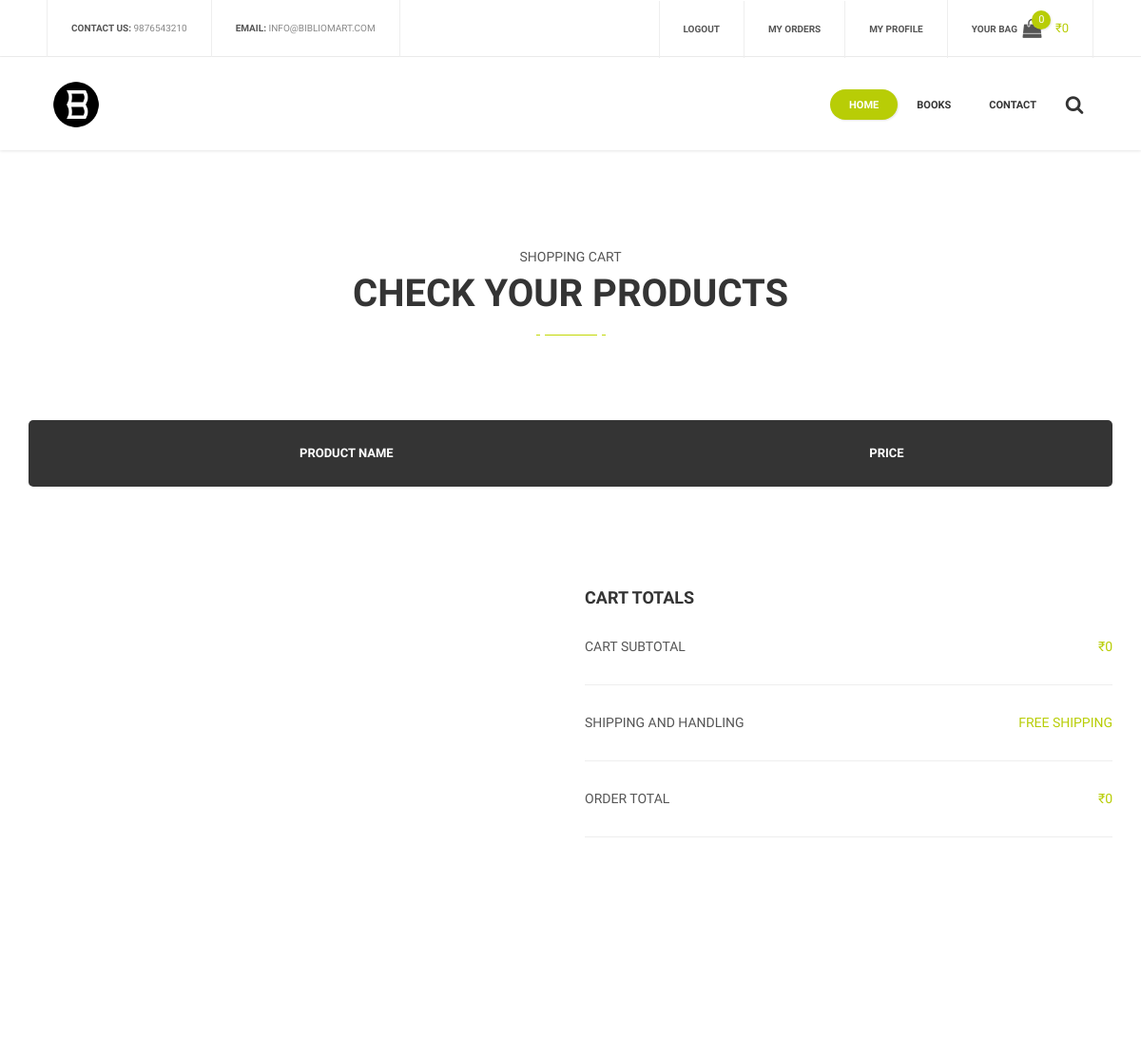
The page /cart (signed in) on the database its author committed.
### models.py (models this page shows, shortened)
class Cart(db.Model):
    __tablename__ = 'cart'
    id = db.Column(db.String,  primary_key=True, unique=True)
    user_id = db.Column(db.String,db.ForeignKey('user.id'))
    total_price = db.Column(db.Float, default=0)
    book_count = db.Column(db.Integer, default=0)
    shipping_charge = db.Column(db.Float, default=0)
    books = db.relationship("Book", secondary="cart_book", viewonly=True)
    user = db.relationship('User',backref=db.backref('cart', lazy='dynamic'))

### app.py (the view, shortened to what this page needs)
@app.route('/cart', methods = ['GET', 'POST'])
def cart():
    if request.method == 'GET':
        if not current_user.is_authenticated:
            return redirect(url_for('login'))
        cart = g.user.cart.first()
        if not cart:
            cart = Cart(g.user.id)
        categories = Category.query.all()
        return render_template('cart.html',page="cart", categories=categories, cart=cart)

### app.py (called while the page is built)
@login_manager.user_loader
def load_user(id):
    return User.query.get(id)

@app.before_request
def before_request():
    g.user = current_user

### templates/cart.html (shortened to what this page needs)
<!DOCTYPE html>
<html lang="en">
<head>
    <link href="{{ url_for('static', filename='css/bootstrap.min.css')}}" rel="stylesheet">
    <link href="{{ url_for('static', filename='css/bootstrap.extension.css')}}" rel="stylesheet">
    <link href="{{ url_for('static', filename='css/style.css')}}" rel="stylesheet">
    <link href="{{ url_for('static', filename='css/swiper.css')}}" rel="stylesheet">
    <link href="{{ url_for('static', filename='css/sumoselect.css')}}" rel="stylesheet">
    <link href="{{ url_for('static', filename='css/font-awesome.min.css')}}" rel="stylesheet">
</head>
<body>
    <div id="content-block">
        {% include 'header.html' %}
        <div class="container">
            <div class="empty-space col-xs-b15 col-sm-b50 col-md-b100"></div>
            <div class="text-center">
                <div class="simple-article size-3 grey uppercase col-xs-b5">shopping cart</div>
                <div class="h2">check your products</div>
                <div class="title-underline center"><span></span></div>
            </div>
        </div>
        <div class="empty-space col-xs-b35 col-md-b70"></div>
        <div class="container">
            <table class="cart-table">
                <thead>
                    <tr>
                        <th class="col-md-3"></th>
                        <th class="col-md-5">product name</th>
                        <th class="col-md-3">price</th>
                        <th class="col-md-1"></th>
                    </tr>
                </thead>
            </table>
            <div class="empty-space col-xs-b35"></div>
            <div class="empty-space col-xs-b35 col-md-b70"></div>
            <div class="row">
                <div class="col-md-6 pull-right">
                    <h4 class="h4">cart totals</h4>
                    <div class="order-details-entry simple-article size-3 grey uppercase">
                        <div class="row">
                            <div class="col-xs-6">
                                cart subtotal
                            </div>
                            <div class="col-xs-6 col-xs-text-right">
                                <div class="color">₹{{cart.total_price if cart.total_price else 0}}</div>
                            </div>
                        </div>
                    </div>
                    <div class="order-details-entry simple-article size-3 grey uppercase">
                        <div class="row">
                            <div class="col-xs-6">
                                shipping and handling
                            </div>
                            <div class="col-xs-6 col-xs-text-right">
                                <div class="color">{{'₹' + str(cart.shipping_charge) if cart.shipping_charge else 'Free Shipping'}}</div>
                            </div>
                        </div>
                    </div>
                    <div class="order-details-entry simple-article size-3 grey uppercase">
                        <div class="row">
                            <div class="col-xs-6">
                                order total
                            </div>
                            <div class="col-xs-6 col-xs-text-right">
                                <div class="color">₹{{cart.total_price+cart.shipping_charge if cart.total_price else 0}}</div>
                            </div>
                        </div>
                    </div>
                </div>
            </div>
            <div class="empty-space col-xs-b35 col-md-b70"></div>
            <div class="empty-space col-xs-b35 col-md-b70"></div>
            <div class="empty-space col-xs-b35 col-md-b70"></div>
        </div>
    </div>
</body>
</html>

### templates/header.html (shortened to what this page needs)
<header>
    <div class="header-top">
        <div class="content-margins">
            <div class="row">
                <div class="col-md-5 hidden-xs hidden-sm">
                    <div class="entry"><b>contact us:</b> <a href="tel:+9876543210">9876543210</a></div>
                    <div class="entry"><b>email:</b> <a href="mailto:info@bibliomart.com">info@bibliomart.com</a></div>
                </div>
                <div class="col-md-7 col-md-text-right">
                    {% if not g.user.is_authenticated %}
                    <div class="entry"><a href="/login"><b>login</b></a>&nbsp; or &nbsp;<a href="/register"><b>register</b></a></div>
                    {% else %}
                    <div class="entry"><a href="/logout"><b>logout</b></a></div>
                    <div class="entry"><a href="/orders"><b>My Orders</b></a></div>
                    <div class="entry"><a href="/user/edit"><b>My Profile</b></a></div>
                    {% endif %}
                    <div class="entry hidden-xs hidden-sm cart">
                        <a href="/cart">
                            <b class="hidden-xs">Your bag</b>
                            <span class="cart-icon">
                                <i class="fa fa-shopping-bag" aria-hidden="true"></i>
                                <span class="cart-label">{{cart.book_count if cart.book_count else 0}}</span>
                            </span>
                            <span class="cart-title hidden-xs">₹{{cart.total_price if cart.total_price else 0}}</span>
                        </a>
                    </div>
                </div>
            </div>
        </div>
    </div>
    <div class="header-bottom">
        <div class="content-margins">
            <div class="row">
                <div class="col-xs-3 col-sm-1">
                    <a id="logo" href="index.html"><img src="{{ url_for('static', filename='files/images/favicon.png')}}" alt="">Bibliomart</a>
                </div>
                <div class="col-xs-9 col-sm-11 text-right">
                    <div class="nav-wrapper">
                        <nav>
                            <ul>
                                <li class="active">
                                    <a href="/">Home</a>
                                </li>
                                <li>
                                    <a href="/books">Books</a>
                                </li>
                                <li><a href="/contact">contact</a></li>
                            </ul>
                        </nav>
                    </div>
                    <div class="header-bottom-icon toggle-search"><i class="fa fa-search" aria-hidden="true"></i></div>
                </div>
            </div>
        </div>
    </div>
</header>
<div class="header-empty-space"></div>

### rows shown on the page
Cart: book_count "0", total_price "0", shipping_charge "FREE SHIPPING"
